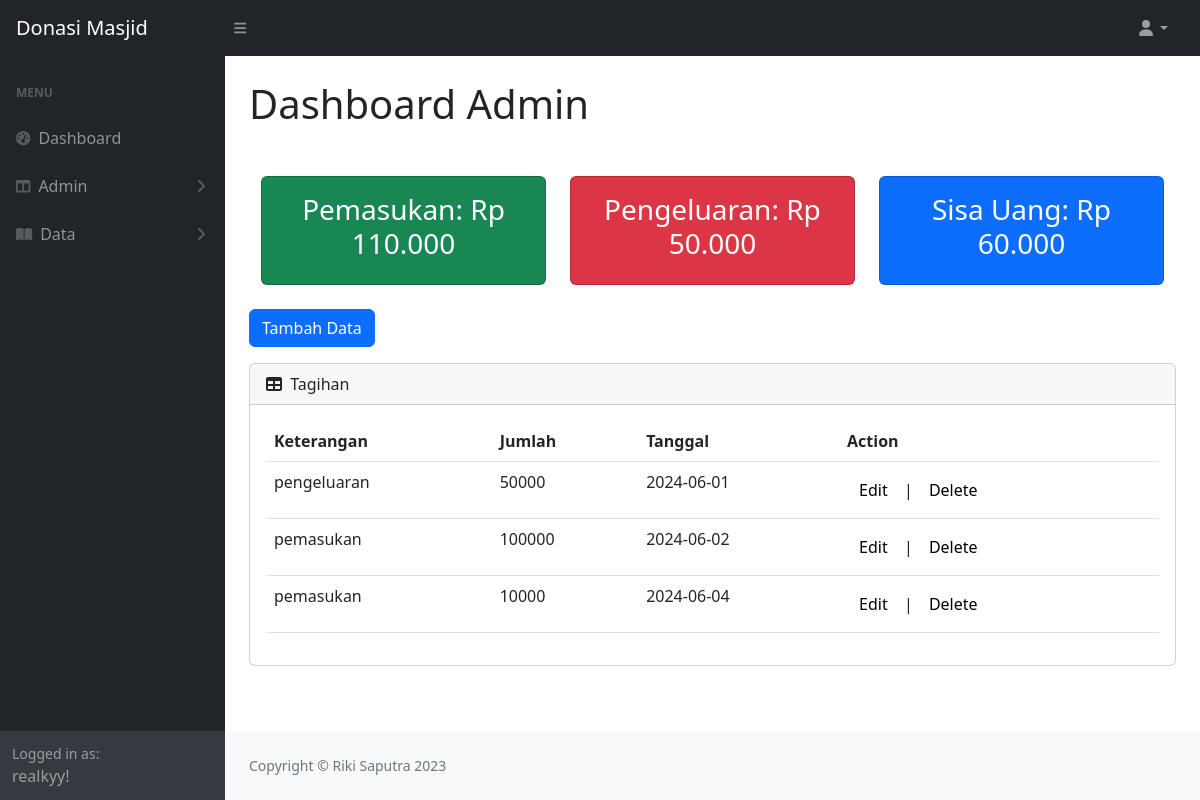
Screenshot of /admin/dashboard.php (signed in) with the database file from the repository.
### tables this page shows
CREATE TABLE `transaksi` (
  `id` int(11) NOT NULL,
  `keterangan` varchar(250) NOT NULL,
  `jumlah` int(20) NOT NULL,
  `tgl` date NOT NULL
);

### admin/dashboard.php (the view, shortened to what this page needs)
<?php
if (isset($_SESSION['admin'])) {
    include_once ("../koneksi.php");
    $sql = "SELECT keterangan, jumlah FROM transaksi";
    $result = $koneksi->query($sql);
    $totalPemasukan = 0;
    $totalPengeluaran = 0;
    if ($result->num_rows > 0) {
        while ($row = $result->fetch_assoc()) {
            $ket = strtolower($row['keterangan']);
            if ($ket == 'pemasukan') {
                $totalPemasukan += $row['jumlah'];
            } elseif ($ket == 'pengeluaran') {
                $totalPengeluaran += $row['jumlah'];
            }
        }
    }
    $sisaUang = $totalPemasukan - $totalPengeluaran;
    $admin = $_SESSION['admin'];
    ?>
    <!DOCTYPE html>
    <html lang="en">
    <head>
        <link href="https://cdn.jsdelivr.net/npm/simple-datatables@7.1.2/dist/style.min.css" rel="stylesheet" />
        <link href="css/styles.css" rel="stylesheet" />
    </head>
    <body class="sb-nav-fixed">
        <nav class="sb-topnav navbar navbar-expand navbar-dark bg-dark">
            <a class="navbar-brand ps-3" href="dashboard.php">Donasi Masjid</a>
            <button class="btn btn-link btn-sm order-1 order-lg-0 me-4 me-lg-0" id="sidebarToggle" href="#!">
                <i class="fas fa-bars"></i>
            </button>
            <ul class="navbar-nav ms-auto ms-md-0 me-3 me-lg-4">
                <li class="nav-item dropdown">
                    <a class="nav-link dropdown-toggle" id="navbarDropdown" href="#" role="button" data-bs-toggle="dropdown"
                        aria-expanded="false"><i class="fas fa-user fa-fw"></i></a>
                </li>
            </ul>
        </nav>
        <div id="layoutSidenav">
            <div id="layoutSidenav_nav">
                <nav class="sb-sidenav accordion sb-sidenav-dark" id="sidenavAccordion">
                    <div class="sb-sidenav-menu">
                        <div class="nav">
                            <div class="sb-sidenav-menu-heading">Menu</div>
                            <a class="nav-link" href="dashboard.php">
                                <div class="sb-nav-link-icon">
                                    <i class="fas fa-tachometer-alt"></i>
                                </div>
                                Dashboard
                            </a>
                            <a class="nav-link collapsed" href="#" data-bs-toggle="collapse"
                                data-bs-target="#collapseLayouts" aria-expanded="false" aria-controls="collapseLayouts">
                                <div class="sb-nav-link-icon">
                                    <i class="fas fa-columns"></i>
                                </div>
                                Admin
                                <div class="sb-sidenav-collapse-arrow">
                                    <i class="fas fa-angle-down"></i>
                                </div>
                            </a>
                            <a class="nav-link collapsed" href="#" data-bs-toggle="collapse"
                                data-bs-target="#collapseLayout" aria-expanded="false" aria-controls="collapseLayouts">
                                <div class="sb-nav-link-icon">
                                    <i class="fas fa-book-open"></i>
                                </div>
                                Data
                                <div class="sb-sidenav-collapse-arrow">
                                    <i class="fas fa-angle-down"></i>
                                </div>
                            </a>
                        </div>
                    </div>
                    <div class="sb-sidenav-footer">
                        <div class="small">Logged in as:</div>
                        <?php echo $admin; ?>!
                    </div>
                </nav>
            </div>
            <div id="layoutSidenav_content">
                <main>
                    <div class="container-fluid px-4">
                        <h1 class="mt-4">Dashboard Admin</h1>
                        <div class="container mt-5">
                            <div class="row">
                                <div class="col-sm-4 mb-4">
                                    <div class="card bg-success text-white">
                                        <div class="card-body">
                                            <center>
                                                <h3>Pemasukan: Rp <?php echo number_format($totalPemasukan, 0, ',', '.'); ?>
                                                </h3>
                                            </center>
                                        </div>
                                    </div>
                                </div>
                                <div class="col-sm-4 mb-4">
                                    <div class="card bg-danger text-white">
                                        <div class="card-body">
                                            <center>
                                                <h3>Pengeluaran: Rp
                                                    <?php echo number_format($totalPengeluaran, 0, ',', '.'); ?>
                                                </h3>
                                            </center>
                                        </div>
                                    </div>
                                </div>
                                <div class="col-sm-4 mb-4">
                                    <div class="card bg-primary text-white">
                                        <div class="card-body">
                                            <center>
                                                <h3 id="balanceInfo">Sisa Uang: Rp <span
                                                        id="balanceValue"><?php echo number_format($sisaUang, 0, ',', '.'); ?></span>
                                                </h3>
                                            </center>
                                        </div>
                                    </div>
                                </div>
                            </div>
                        </div>
                        <button type="button" class="btn btn-primary mb-3" data-bs-toggle="modal"
                            data-bs-target="#addDataModal">Tambah Data</button>
                        <div class="card mb-4">
                            <div class="card-header">
                                <i class="fas fa-table me-1"></i>
                                Tagihan
                            </div>
                            <div class="card-body">
                                <?php
                                $query = "SELECT * FROM transaksi";
                                $result_data = mysqli_query($koneksi, $query);
                                if ($result_data->num_rows > 0) {
                                    echo "<table id='datatablesSimple' class='table'>";
                                    echo "<thead>";
                                    echo "<tr>";
                                    echo "<th>Keterangan</th>";
                                    echo "<th>Jumlah</th>";
                                    echo "<th>Tanggal</th>";
                                    echo "<th>Action</th>";
                                    echo "</tr>";
                                    echo "</thead>";
                                    echo "<tbody>";
                                    while ($row = $result_data->fetch_assoc()) {
                                        echo "<tr>";
                                        echo "<td>" . $row['keterangan'] . "</td>";
                                        echo "<td>" . $row['jumlah'] . "</td>";
                                        echo "<td>" . $row['tgl'] . "</td>";
                                        echo '<td>
                                                <a class="edit-link" href="edit-data.php?id=' . $row['id'] . '&jenis_post=data">Edit</a> |
                                                <a class="reset-link" href="delete-data.php?id=' . $row['id'] . '&jenis_post=data">Delete</a>
                                            </td>';
                                        echo "</tr>";
                                    }
                                    echo "</tbody>";
                                    echo "</table>";
                                } else {
                                    echo "Tidak ada data yang ditemukan.";
                                }
                                ?>
                            </div>
                        </div>
                    </div>
                </main>
                <footer class="py-4 bg-light mt-auto">
                    <div class="container-fluid px-4">
                        <div class="d-flex align-items-center justify-content-between small">
                            <div class="text-muted">Copyright &copy; Riki Saputra 2023</div>
                        </div>
                    </div>
                </footer>
            </div>
        </div>
    </body>
    </html>
    <?php
} else {
    header("Location: index.php");
    exit();
}
?>

### rows the page displays
transaksi: keterangan "pengeluaran", jumlah "50000", tgl "2024-06-01"
transaksi: keterangan "pemasukan", jumlah "100000", tgl "2024-06-02"
transaksi: keterangan "pemasukan", jumlah "10000", tgl "2024-06-04"

### other values shown
$admin "realkyy"
$totalPemasukan "110.000"
$totalPengeluaran "50.000"
$sisaUang "60.000"
